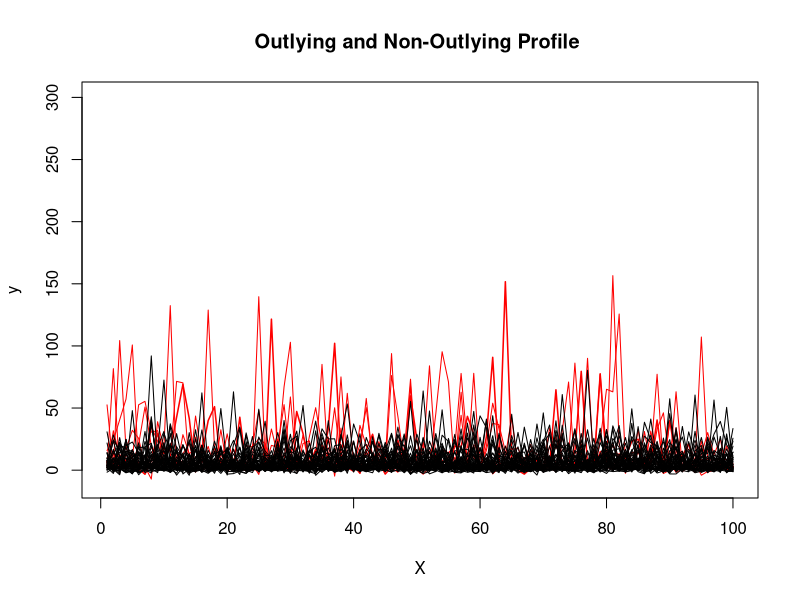

R code for this plot: (Note: a time limit stopped this script after it produced the figure.)
library(MASS)

# Function to generate covariates using Moving Average method
#it will be of four dimension
#NOTE- this function doesn't need any specific input from the user

covariate<-function(x){
  #generate two neta rv from U(0,1) independently
  neta<-c(runif(2,0,1))
  
  #generate 5 zijk from N|(0,1)
  zijk<-c(rnorm(5,0,1))
  
  xijk<-c()
  for(i in 1:4){
    xijk[i]=(neta[1]*zijk[i]+neta[2]*zijk[i+1])/sqrt(sum(neta^2))
  }
  return(xijk )
}

# Borel measurable function g(.), which determines the relationship between covariates and response

gaxij<-function(a,covariate){
  covariate<-as.vector(covariate)
  gsum=a*covariate[1]+(2*a*covariate[2]-1)^2+
    sin(2*pi*a*covariate[3])/(2-sin(2*pi*a*covariate[3]))+
    0.1*sin(2*pi*a*covariate[4])+0.2*cos(2*pi*a*covariate[4])+
    0.3*sin((2*pi*a*covariate[4])^2)+0.4*cos((2*pi*a*covariate[4])^3)+
    0.5*sin((2*pi*a*covariate[4])^3)
  return(gsum)
}

## We are using m = 50 (number of profiles) AND n=100 (number of response vector for each profile)*

# Globally defined
m1<-45
mo<-5
m=m1+mo
n<-100
ano=1.1
ao=2


##Simulation of covariates

#Covariates generated in case of MA structure

set.seed(29)

#from outlying profiles
data_x_ma<-vector("list",m)
for(i in 1:m){
  data_x_ma[[i]]=matrix(0,nrow=n,ncol=4)
  for (j in 1:n){
    data_x_ma[[i]][j,]=covariate(j)  # used function covariate
  }
}

##Generation of response matrix

#Response matrix in case of MA structure 

# used global data_x_ma

# Matrix of gx in case of MA

mat_gx_ma<-matrix(0,m,n)
for(i in 1:mo){
  for(j in 1:n){
    mat_gx_ma[i,j]=gaxij(ao,data_x_ma[[i]][j,])
  }
}
for(i in (mo+1):m){
  for(j in 1:n){
    mat_gx_ma[i,j]=gaxij(ano,data_x_ma[[i]][j,])
  }
}

# Matrix of epsilon
set.seed(29)
eij_ma<-matrix(rnorm(m*n,0,1),m,n)

# Response matrix in case of MA structure

data_y_ma<-mat_gx_ma+eij_ma


data_y_ma

##plotting the profiles
#coloring the outlying profiles in red

par(mfrow=c(1,1))
plot(1:100,mat_gx_ma[1,1:100],"l",lwd=1.5,ylim=c(-10,300),col="red",main="Outlying and Non-Outlying Profile ",ylab="y",xlab="X")
for(i in 2:5){
  lines(1:100,data_y_ma[i,1:100],"l",col="red")
}
for(i in 6:50){
  lines(1:100,data_y_ma[i,1:100],"l")
}

##We first need to divide the data into two parts

##1.   To obtain the clean subset of profiles - used for estimating our gij_hat
##2.   To do hypothesis testing - to determine which all profiles are outlying profiles 

#Just for the sake of simplicity, let's divide data_y_ma and data_x_ma as follows
data_y_ma1<-data_y_ma[,1:50]
data_y_ma2<-data_y_ma[,51:100]  #will be used later

data_x_ma1<-vector("list",m);data_x_ma2<-vector("list",m)
for(i in 1:m){
  data_x_ma1[[i]]=data_x_ma[[i]][1:50,]
  data_x_ma2[[i]]=data_x_ma[[i]][51:100,]
}

##In order to find Detection measure, we define kernel function which takes w as bandwidth (will find later)
#here we have used the Gaussian kernel

kernel<-function(w,i,k,j){
  const=((1/(2*pi))^(2))*(1/sqrt(det(diag(w,4))))
  x=as.matrix((data_x_ma1[[i]][k,]-data_x_ma1[[i]][j,]))
  k=const*exp(-as.numeric(t(x)%*%x)/(2*w))
  return(k)
}

##*Finding optimal bandwidth
#gi_j is used for cross validation 
#It is Nadaraya-Watson Kernel estimator of the ith regression function by omitting the jth variable
gi_j<-function(w,i){
  mat_gi_j<-c()
  for(j in 1:(n/2)){
    num=0
    den=0
    for(k in 1:(n/2)){
      if(k!=j){
        num=num+data_y_ma1[1,k]*kernel(w,i,k,j)
        den=den+kernel(w,i,k,j)
      }
    }
    mat_gi_j[j]=num/den}
  return(mat_gi_j) }

#OPTIMAL BANDWIDTH FOR THE ITH PROFILE
shagun=1
ei_fun<-function(par=w){
  gi_j_hat=gi_j(par,shagun)
  return(mean((data_y_ma1[shagun,]-gi_j_hat)^2))
}
wih<-c()
for(i in 1:m){
  wih[i]<-optimize(ei_fun,interval=c(0.001,2),maximum=F)$minimum
  shagun=shagun+1
}
median(wih)   ##we see that the optimal bandwidth is occurring in the extreme.

###plotting ei_fun against w
par(mfrow=c(2,5))
ei_val=c()
w<-seq(0.01,7,length.out=100)
shagun=1
while(shagun<21){
  for(i in 1:100){ ei_val[i]=ei_fun(w[i])}
  plot(w,ei_val)
  shagun=shagun+1}

#we have also tried to use Silvermann's Optimal Bandwidth but didn't get good results from that
opt.bandwidth<-function(sample){
  h<-c()
  for(i in 1:ncol(sample)){
    h[i]<-1.06*sqrt(var(sample[,i]))*length(sample[,i])^(-1/5)}
  return(h)
}
wi<-c()
for(i in 1:m){
  wi[i]<-mean(opt.bandwidth(data_x_ma[[i]]))
}

# opt_h<-median(wi)  #in case of Silvermanns
# opt_h<-2.5         #in case of minimising the squared error 

#taking only two profiles
#h_vec = sample(1:m,2,replace=TRUE)
h_vec = c(14,27)

## gij_hat using h_vec values as indexes
gij_h_hat<-function(i,j,h_vec){
  num<-0
  den<-0
  for(h in h_vec){
    num<-num+data_y_ma1[i,h]*kernel(opt_h,i,h,j)
  }                                                           
  for(h in h_vec){
    den<-den+kernel(opt_h,i,h,j)
  }
  gij_hat = num/den
  return(gij_hat)
}

##the estimated bias value
cij_h_hat<-function(i,j,h_vec){
  c<-data_y_ma1[i,j]-gij_h_hat(i,j,h_vec)
  return(c)
}

# outlier detection measure for ith profile

din<-function(i,h_vec){
  ksum=0
  for(k in 1:(n/2)){
    for(l in 1:(n/2)){
      if(l!=k){
        ksum=ksum+kernel(opt_h,i,k,l)*cij_h_hat(i,l,h_vec)*cij_h_hat(i,k,h_vec)
      }
    }
  }
  return(ksum/((n/2)*(n/2-1)))
}


# Outlier detection measure for all profiles


#we constructed the detection meaure for all profile using the above function in it
detection_measure = function(h_vec) 
{
  din = c()
  for(i in 1:m) {
    din[i]= din(i,h_vec)
  }
  return(din)
}

# finding optimal h indexes(which most probably do not contain indexes of outlying profile)
h_index<-function(det_measure){
  srt=sort(det_measure^2)
  ind = c()
  for(i in 1:(floor(length(det_measure)/2)+1)){
    ind[i]=match(srt[i],det_measure^2)
  }
  return(ind)
}

##To test if the Din square converges or not
convergence_check = function(det_measure1,det_measure2,h1,h2)
{
  sum1=0
  sum2=0
  for(i in seq_along(h1)) {
    sum1 = sum1+det_measure1[h1[i]]**2
  }
  for(j in seq_along(h2)) {
    sum2 = sum2+det_measure2[h2[j]]**2
  }
  if(abs(sum1-sum2)<0.001) { print("converged") }
  else { print("Not converged yet, move to next iteration") }
}

##First Iteration 

det_measure_1 = detection_measure(h_vec)
det_measure_1

h1= h_index(det_measure_1)
h1

det_measure_2 = detection_measure(h1)
det_measure_2

h2 = h_index(det_measure_2)
h2

convergence_check(det_measure_1,det_measure_2,h1,h2)

det_measure_3 = detection_measure(h2)
det_measure_3

h3 = h_index(det_measure_3)
h3

convergence_check(det_measure_2,det_measure_3,h2,h3)
#this convereger

#ultimate clean subset
h_ltkd<-h3

# Suppose the clean subset is obtained , h_ltkd

# kernel function (Gaussian) for part2 data
kernel_part2<-function(w,i,k,j){
  const=((1/(2*pi))^(2))*(1/sqrt(det(diag(w,4))))
  x=as.matrix((data_x_ma2[[i]][k,]-data_x_ma2[[i]][j,]))
  k=const*exp(-as.numeric(t(x)%*%x)/(2*w))
  return(k)
}

## gij_hat using h_vec valeues as indexes for part 2 data
gij_h_hat_part2<-function(i,j,h_vec){
  num<-0
  den<-0
  for(h in h_vec){
    num<-num+data_y_ma2[i,h]*kernel_part2(opt_h,i,h,j)
  }                                                           
  for(h in h_vec){
    den<-den+kernel_part2(opt_h,i,h,j)
  }
  gij_hat = num/den
  return(gij_hat)
}

# biases for part2 data

cij_h_hat_part2<-function(i,j,h_vec){
  c<-data_y_ma2[i,j]-gij_h_hat_part2(i,j,h_vec)
  return(c)
}

# outlier detection measure for ith profile for part 2 data

din_part2<-function(i,h_vec){
  ksum=0
  for(k in 1:(n/2)){
    for(l in 1:(n/2)){
      if(l!=k){
        ksum=ksum+kernel_part2(opt_h,i,k,l)*cij_h_hat_part2(i,l,h_vec)*cij_h_hat_part2(i,k,h_vec)
      }
    }
  }
  return(ksum/((n/2)*(n/2-1)))
}

# Outlier detection measure for all profiles of part 2 data

detection_measure_part2 = function(h_vec) 
{
  din = c()
  for(i in 1:m) {
    din[i]= din_part2(i,h_vec)
  }
  return(din)
}



# Now its time to use part 2 of data  for hypothesis testing

# Outlier detection measure for all profiles using h_ltkd
det_measure_ltkd = detection_measure_part2(h_ltkd)
det_measure_ltkd

# Using Proposition 2.2 , we find find the asymptotic distribution of n*(opt_h)^2 * din(h_ltkd)

# Calculating estimate of its covariance matrix

sigma_i_est <-function(i,h_vec){
  ksum=0
  for(k in 1:(n/2)){
    for(l in 1:(n/2)){
      if(l!=k){
        ksum=ksum+(kernel_part2(opt_h,i,k,l))*(cij_h_hat_part2(i,l,h_vec)**2)*(cij_h_hat_part2(i,k,h_vec)**2)
      }
    }
  }
  return(2*ksum/((n/2)*(n/2-1)))
}

# Finding the standardized version of Outlier Detection Measure Din(h_ltkd)

n1=n/2
T_h_part2 = function(h_ltkd) {
  ti_h_ltkd = c()
  for(i in 1:m) {
    const = sqrt((n1-1)/n1)*n1*(opt_h)**2
    ti_h_ltkd[i]= const*((din_part2(i,h_ltkd))/sqrt(sigma_i_est(i,h_ltkd)))
  }
  return(ti_h_ltkd)           
}

stand_din_h_ltkd = T_h_part2(h_ltkd)
stand_din_h_ltkd

# Removing Outlier profiles based on threshold

# we take alpha = 0.5 

for(i in 1:m) {
  if(stand_din_h_ltkd[i] > 1.64 | stand_din_h_ltkd[i] < -1.64) {
    cat(" The ",i,"-th profile in our generated dataset is deemed as an outlier","\n")
  } else{print("No outlying profile")
  }
}

# *Refinement Step*
# Compliment of outlying profiles set

s = seq(1:m)
h = c(0)  #obtained in above step
h_c <-s #s[pmatch(s,h)  #compliment of h

#It is possible that still some outlying profile maybe present
#So we used the refined detection measure, for checking the same 
det_measure_ref = detection_measure_part2(h_c)
det_measure_ref


##standard version of the refined outlier detection measure
stand_din_h_ref = T_h_part2(h_c)
stand_din_h_ref
